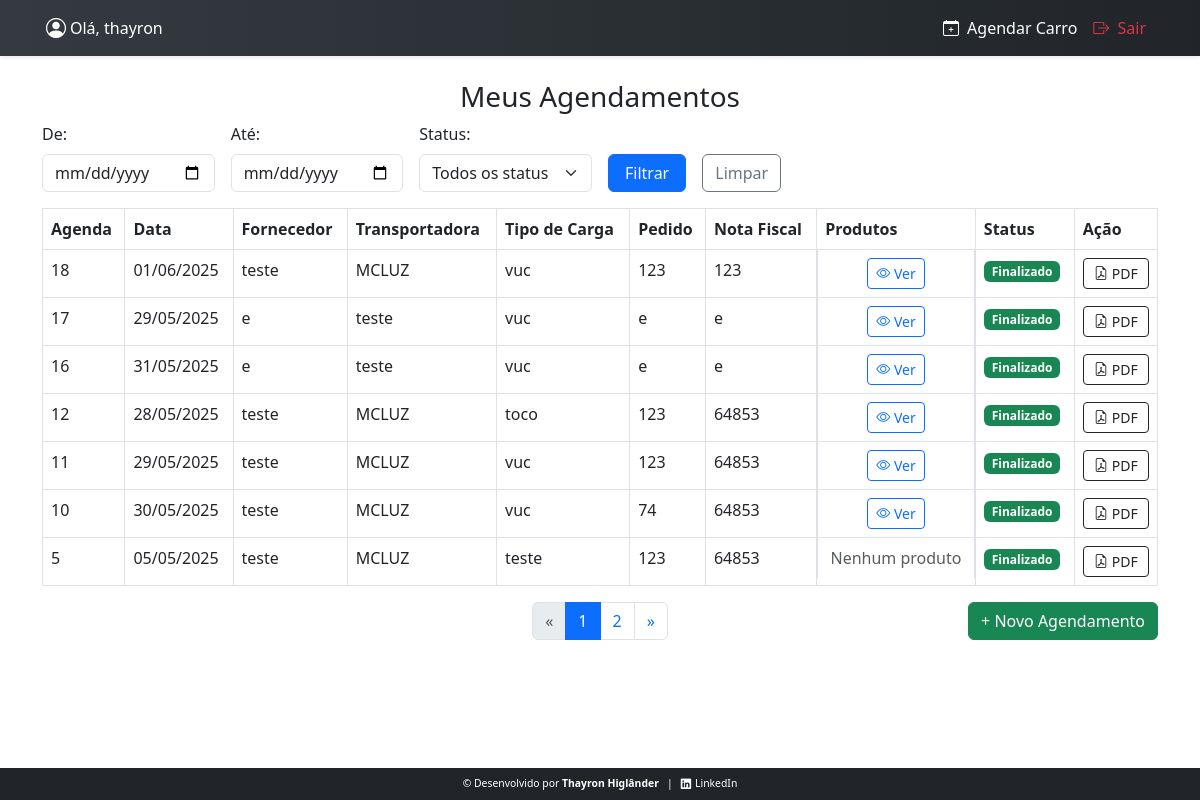
Page /agendamentos/ (signed in) on the earlier database version.
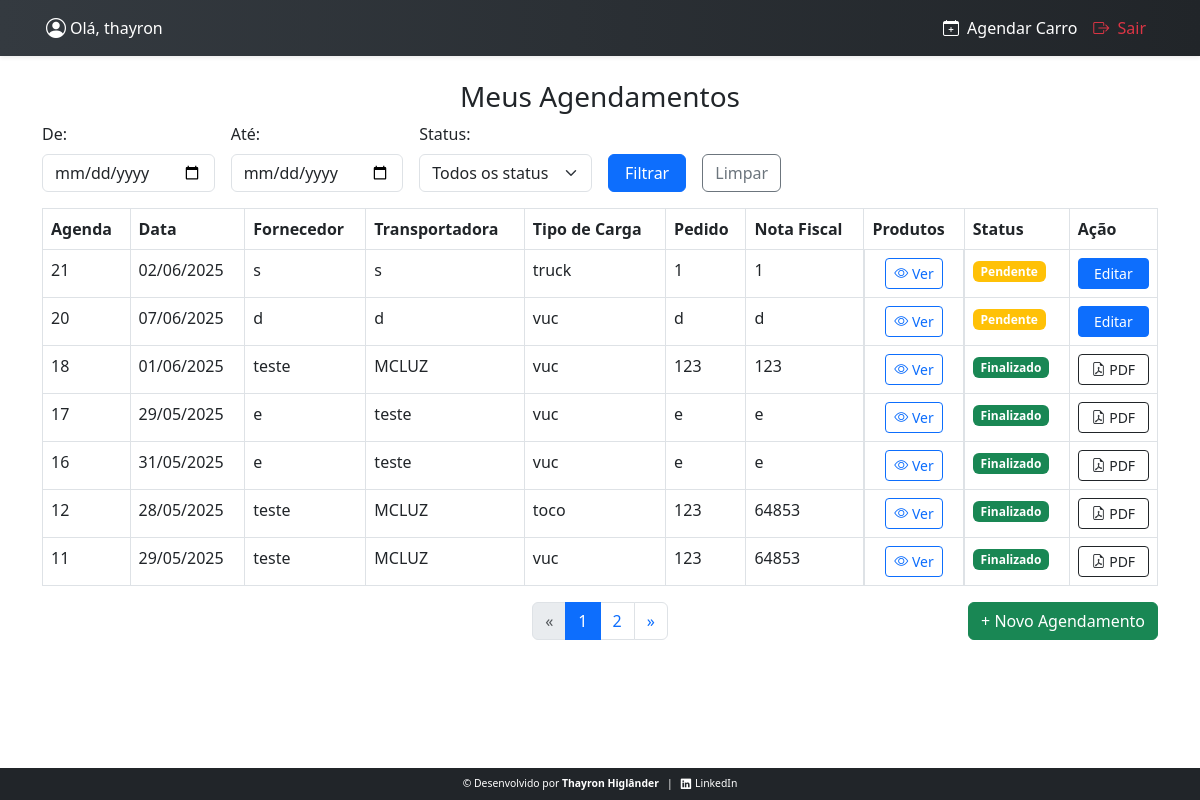
Same page on the later database version.
### agendamentos/models.py (models this page shows, shortened)
class Agendamento(models.Model):
    usuario = models.ForeignKey(settings.AUTH_USER_MODEL, on_delete=models.CASCADE)
    data_hora = models.DateTimeField()
    cnpj = models.CharField(max_length=18)
    fornecedor = models.CharField(max_length=100)
    email = models.EmailField(max_length=500)
    transportadora = models.CharField(max_length=100)
    nota_fiscal = models.CharField(max_length=100)
    pedido = models.CharField(max_length=100,null=True,blank=True)
    GALPAO_CHOICES = [
        ('galpao1', 'galpão1'),
        ('galpao2', 'galpão2'),
        ('galpao3', 'galpão3'),
        ('galpao4', 'galpão4'),
    ]
    galpao = models.CharField("Galpão", max_length=20,choices=GALPAO_CHOICES,null=True,blank=True)
    TIPO_CARRO_CHOICES = [
        ('vuc', 'VUC'),
        ('toco', 'Toco'),
        ('truck', 'Truck'),
        ('carreta', 'Carreta'),
    ]
    tipo_carro = models.CharField("Tipo", max_length=20,choices=TIPO_CARRO_CHOICES,)
    STATUS_CHOICES = [
        ('pendente', 'Pendente'),
        ('confirmado', 'Confirmado'),
        ('cancelado', 'Cancelado'),
        ('finalizado', 'Finalizado'),
        ('atrasado', 'Atrasado'),
    ]
    status = models.CharField(max_length=20, choices=STATUS_CHOICES, default='pendente')
    criado_em = models.DateTimeField(auto_now_add=True)
    def cubagem_total(self):
        return self.itens.aggregate(total=Sum('cubagem'))['total'] or 0

### agendamentos/views.py (the view)
# urls.py: path('agendamentos/', views.painel_user, name='painel_user'),
@login_required
def painel_user(request):
    data_inicial = request.GET.get('data_inicial')
    data_final = request.GET.get('data_final')
    status = request.GET.get('status')
    mercadoria = request.GET.get('mercadoria')
    agendamentos = Agendamento.objects.filter(usuario=request.user)
    data_inicial = request.GET.get('data_inicial')
    data_final = request.GET.get('data_final')
    if data_inicial:
        try:
            data_inicial_date = datetime.strptime(data_inicial, '%Y-%m-%d').date()
            agendamentos = agendamentos.filter(data_hora__date__gte=data_inicial_date)
        except ValueError:
            data_inicial = ''
    if data_final:
        try:
            data_final_date = datetime.strptime(data_final, '%Y-%m-%d').date()
            agendamentos = agendamentos.filter(data_hora__date__lte=data_final_date)
        except ValueError:
            data_final = ''
    if status:
        agendamentos = agendamentos.filter(status=status)
    if mercadoria:
        agendamentos = agendamentos.filter(itens__mercadoria__icontains=mercadoria).distinct()
    agendamentos = agendamentos.order_by('-id')
    paginator = Paginator(agendamentos, 7)
    page_number = request.GET.get('page')
    page_obj = paginator.get_page(page_number)
    context = {
        'page_obj': page_obj,
        'data_inicial': data_inicial,
        'data_final': data_final,
        'mercadoria': mercadoria,
        'status': status,
        'status_choices': Agendamento.STATUS_CHOICES,
    }
    return render(request, 'agendamento/painel_user.html', context)

### templates/agendamento/painel_user.html (shortened to what the changed rows need)
{% extends 'base.html' %}
{% block content %}
<table class="table table-bordered">
    <thead class="thead-dark">
        <tr>
            <th>Agenda</th>
            <th>Data</th>
            <th>Fornecedor</th>
            <th>Transportadora</th>
            <th>Tipo de Carga</th>
            <th>Pedido</th>
            <th>Nota Fiscal</th>
            <th>Produtos</th>
            <th>Status</th>
            <th>Ação</th>
        </tr>
    </thead>
    <tbody>
        {% for ag in page_obj %}
        <tr>
            <td data-label="Agenda">{{ ag.id }}</td>
            <td data-label="Data">{{ ag.data_hora|date:"d/m/Y" }}</td>
            <td data-label="Fornecedor">{{ ag.fornecedor }}</td>
            <td data-label="Transportadora">{{ ag.transportadora }}</td>
            <td data-label="Tipo de Carga">{{ ag.tipo_carro }}</td>
            <td data-label="Pedido">{{ ag.pedido }}</td>
            <td data-label="Nota Fiscal">{{ ag.nota_fiscal }}</td>
            <td data-label="Produtos" class="produtos-cell text-center">
                {% if ag.itens.exists %}
                <button type="button" class="btn btn-outline-primary btn-sm btn-ver-produtos" data-bs-toggle="modal" data-bs-target="#produtosModal{{ ag.id }}">
                    <i class="bi bi-eye"></i> Ver
                </button>
                {% else %}
                <span class="text-muted">Nenhum produto</span>
                {% endif %}
            </td>
            <td data-label="Status">
                {% if ag.status == 'pendente' %}
                    <span class="badge bg-warning">Pendente</span>
                {% elif ag.status == 'confirmado' %}
                    <span class="badge bg-info">Confirmado</span>
                {% elif ag.status == 'cancelado' %}
                    <span class="badge bg-danger">Cancelado</span>
                {% elif ag.status == 'finalizado' %}
                    <span class="badge bg-success">Finalizado</span>
                {% elif ag.status == 'atrasado' %}
                        <span class="badge bg-dark">Atrasado</span>
                {% endif %}
            </td>
            <td data-label="Ação">
                {% if ag.status == 'pendente' %}
                <a href="{% url 'agendamento_editar' ag.pk %}" class="btn btn-primary btn-sm w-100">Editar</a>
                {% else %}
                <a href="{% url 'baixar_agendamento_pdf' ag.id %}" class="btn btn-outline-dark btn-sm w-100" target="_blank">
                    <i class="bi bi-file-earmark-pdf"></i> PDF
                </a>
                {% endif %}
            </td>
        </tr>
        {% empty %}
        <tr>
            <td colspan="10" class="text-center">Nenhum agendamento cadastrado.</td>
        </tr>
        {% endfor %}
    </tbody>
</table>
<div class="position-relative mb-4">
    <div class="d-flex justify-content-center">
        {% include 'paginacao.html' %}
    </div>
</div>
{% endblock %}

Differences in the rows shown:
no longer on this page (row unchanged): Agendamento: id "10", data_hora "30/05/2025", fornecedor "teste", transportadora "MCLUZ", tipo_carro "vuc", pedido "74", nota_fiscal "64853", status "Finalizado"
no longer on this page (row unchanged): Agendamento: id "5", data_hora "05/05/2025", fornecedor "teste", transportadora "MCLUZ", tipo_carro "teste", pedido "123", nota_fiscal "64853", shows "Nenhum produto", status "Finalizado"
added Agendamento: id "21", data_hora "02/06/2025", fornecedor "s", transportadora "s", tipo_carro "truck", pedido "1", nota_fiscal "1", status "Pendente"
added Agendamento: id "20", data_hora "07/06/2025", fornecedor "d", transportadora "d", tipo_carro "vuc", pedido "d", nota_fiscal "d", status "Pendente"
